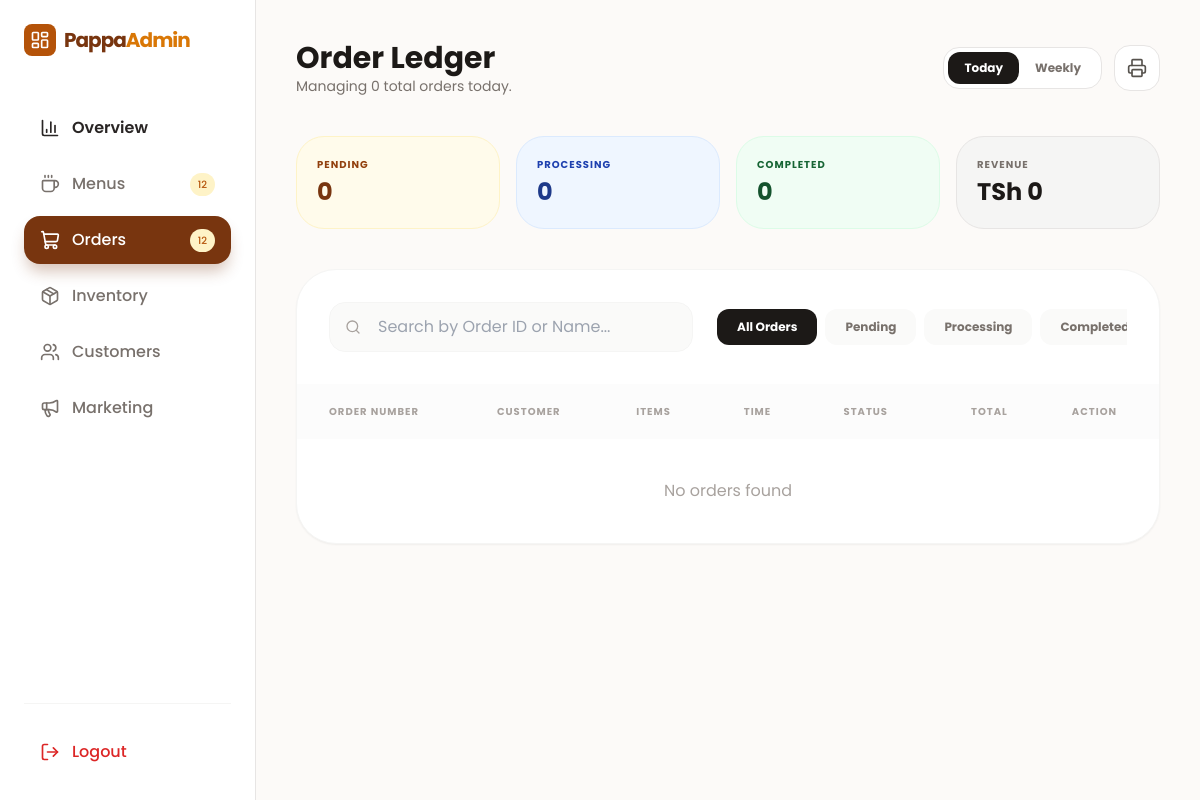
Page /order_manager/ (signed in) on the earlier database version.
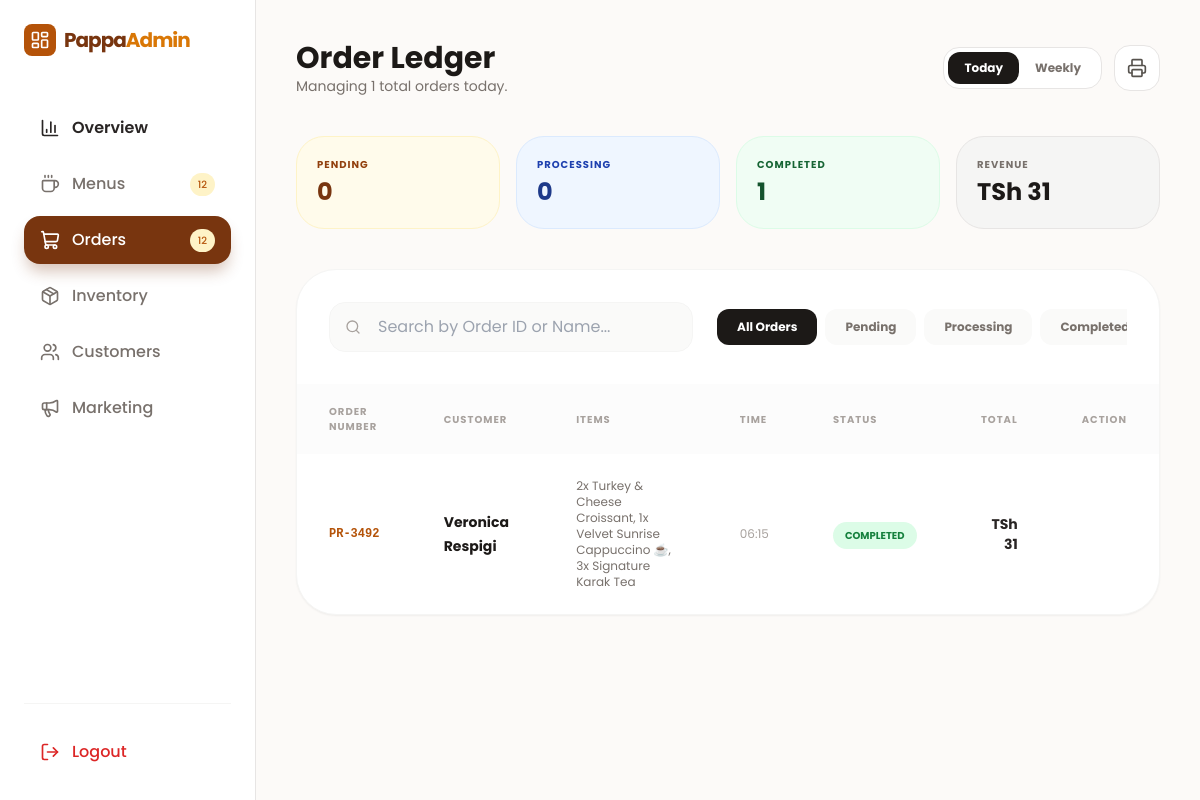
Same page on the later database version.
### orders/models.py (models this page shows, shortened)
class Order(models.Model):
    client = models.ForeignKey('users.ClientProfile', on_delete=models.CASCADE, related_name='orders')
    created_at = models.DateTimeField(auto_now_add=True)
    status = models.CharField(max_length=20, default='pending') #could be pending, completed, cancelled
    full_name = models.CharField(max_length=50)
    phone = models.CharField(max_length=20)
    street_address = models.CharField(max_length=255)
    city = models.CharField(max_length=100)
    postal_code = models.CharField(max_length=20)
    total_price = models.PositiveIntegerField("Total Price", default=0)
    order_number = models.CharField(
        max_length=10,
        unique=True,
        blank=True
    )
    STATUS_CHOICES = [
        ('pending', 'Pending'),
        ('processing', 'Processing'),
        ('completed', 'Completed'),
        ('cancelled', 'Cancelled'),
    ]

class OrderItem(models.Model):
    order = models.ForeignKey(Order, on_delete=models.CASCADE, related_name='items')
    menu = models.ForeignKey('menu.Menu', on_delete=models.CASCADE, related_name='items')
    quantity = models.PositiveIntegerField("Quantity", default=1)
    purchase_price = models.PositiveIntegerField("Purchase Price", default=0)

### menu/models.py (models this page shows)
class Menu(models.Model):
    category = models.ForeignKey('MenuCategory', on_delete=models.CASCADE, related_name='menus')
    name = models.CharField("Name", max_length=254, blank=False)
    price = models.IntegerField("Price", blank=False)
    image_url = models.CharField("Image URL", max_length=254, blank=False)
    description = models.CharField("Description", max_length=254, blank=False)

### orders/order_management_views/order_manager_view.py (the view)
# urls.py: path('order_manager/', order_manager_view.get_order_manager, name='order_manager'),
def get_order_manager(request):
    if not (request.user.is_authenticated and request.user.role == 'admin'):
        messages.error(request, "Unauthorized")
        return redirect('auth_admin')
    filter_status = request.GET.get('status')
    orders = Order.objects.all().order_by('-created_at')
    if filter_status and filter_status != "all":
        orders = orders.filter(status=filter_status)
    today = timezone.now().date()
    total_orders_today = Order.objects.filter(created_at__date=today).count()
    pending_count = Order.objects.filter(status='pending').count()
    processing_count = Order.objects.filter(status='processing').count()
    completed_count = Order.objects.filter(status='completed').count()
    revenue = Order.objects.aggregate(
        total=Sum('total_price')
    )['total'] or 0
    context = {
        'orders': orders,
        'pending_count': pending_count,
        'processing_count': processing_count,
        'completed_count': completed_count,
        'revenue': revenue,
        'total_orders_today': total_orders_today,
        'current_filter': filter_status or "all"
    }
    return render(request, 'order_manager.html', context)

### orders/templates/order_manager.html (shortened to what this page needs)
<!DOCTYPE html>
<html lang="en">
<head>
    <head>
        <script src="https://cdn.tailwindcss.com"></script>
    </head>
<body class="text-stone-800 antialiased">
    <aside class="fixed left-0 top-0 h-screen w-64 bg-white border-r border-stone-200 p-6 hidden lg:flex flex-col z-50">
        <div class="flex items-center gap-2 mb-12">
            <div class="w-8 h-8 bg-amber-700 rounded-lg flex items-center justify-center text-white">
                <i data-lucide="layout-dashboard" class="w-5 h-5"></i>
            </div>
            <span class="text-xl font-bold tracking-tighter text-amber-900">Pappa<span
                    class="text-amber-600">Admin</span></span>
        </div>
        <nav class="space-y-2 flex-grow">
            <a href="{% url 'admin_dashboard' %}"
                class="sidebar-link flex items-center gap-3 px-4 py-3 rounded-2xl font-semibold transition">
                <i data-lucide="bar-chart-3" class="w-5 h-5"></i> Overview
            </a>
            <a href="{% url 'menu_manager' %}"
                class="sidebar-link flex items-center gap-3 px-4 py-3 rounded-2xl font-medium text-stone-500 hover:bg-stone-50 transition">
                <i data-lucide="coffee" class="w-5 h-5"></i> Menus <span
                    class="ml-auto bg-amber-100 text-amber-700 text-[10px] px-2 py-1 rounded-full">12</span>
            </a>
            <a href="{% url 'order_manager' %}"
                class="sidebar-link active flex items-center gap-3 px-4 py-3 rounded-2xl font-medium text-stone-500 hover:bg-stone-50 transition">
                <i data-lucide="shopping-cart" class="w-5 h-5"></i> Orders <span
                    class="ml-auto bg-amber-100 text-amber-700 text-[10px] px-2 py-1 rounded-full">12</span>
            </a>
            <a href="#"
                class="sidebar-link flex items-center gap-3 px-4 py-3 rounded-2xl font-medium text-stone-500 hover:bg-stone-50 transition">
                <i data-lucide="package" class="w-5 h-5"></i> Inventory
            </a>
            <a href="#"
                class="sidebar-link flex items-center gap-3 px-4 py-3 rounded-2xl font-medium text-stone-500 hover:bg-stone-50 transition">
                <i data-lucide="users" class="w-5 h-5"></i> Customers
            </a>
            <a href="#"
                class="sidebar-link flex items-center gap-3 px-4 py-3 rounded-2xl font-medium text-stone-500 hover:bg-stone-50 transition">
                <i data-lucide="megaphone" class="w-5 h-5"></i> Marketing
            </a>
        </nav>
        <div class="pt-6 border-t border-stone-100">
            <button
                class="w-full flex items-center gap-3 px-4 py-3 rounded-2xl font-medium text-red-600 hover:bg-red-50 transition">
                <i data-lucide="log-out" class="w-5 h-5"></i> Logout
            </button>
        </div>
    </aside>
    <main class="lg:ml-64 p-6 md:p-10">
        <header class="flex flex-col md:flex-row md:items-center justify-between gap-6 mb-10">
            <div>
                <h1 class="text-3xl font-bold text-stone-900">Order Ledger</h1>
                <p class="text-stone-500 text-sm">Managing {{ orders.count }} total orders today.</p>
            </div>
            <div class="flex items-center gap-3">
                <div class="bg-white border border-stone-200 p-1 rounded-2xl flex">
                    <button class="px-4 py-2 bg-stone-900 text-white rounded-xl text-xs font-bold">Today</button>
                    <button
                        class="px-4 py-2 text-stone-500 text-xs font-bold hover:bg-stone-50 rounded-xl transition">Weekly</button>
                </div>
                <button class="p-3 bg-white border border-stone-200 rounded-2xl hover:bg-stone-50 transition">
                    <i data-lucide="printer" class="w-5 h-5 text-stone-600"></i>
                </button>
            </div>
        </header>
        <div class="grid grid-cols-2 md:grid-cols-4 gap-4 mb-10">
            <div class="bg-amber-50 border border-amber-100 p-5 rounded-[28px]">
                <p class="text-[10px] font-bold text-amber-800 uppercase tracking-widest mb-1">Pending</p>
                <h4 class="text-2xl font-bold text-amber-900">{{ pending_count }}</h4>
            </div>
            <div class="bg-blue-50 border border-blue-100 p-5 rounded-[28px]">
                <p class="text-[10px] font-bold text-blue-800 uppercase tracking-widest mb-1">Processing</p>
                <h4 class="text-2xl font-bold text-blue-900">{{ processing_count }}</h4>
            </div>
            <div class="bg-green-50 border border-green-100 p-5 rounded-[28px]">
                <p class="text-[10px] font-bold text-green-800 uppercase tracking-widest mb-1">Completed</p>
                <h4 class="text-2xl font-bold text-green-900">{{ completed_count }}</h4>
            </div>
            <div class="bg-stone-100 border border-stone-200 p-5 rounded-[28px]">
                <p class="text-[10px] font-bold text-stone-500 uppercase tracking-widest mb-1">Revenue</p>
                <h4 class="text-2xl font-bold text-stone-900">TSh {{ revenue }}</h4>
            </div>
        </div>
        <div class="bg-white rounded-[40px] border border-stone-100 shadow-sm overflow-hidden mb-8">
            <div class="p-6 md:p-8 flex flex-col md:flex-row md:items-center justify-between gap-6">
                <div class="relative w-full md:w-96">
                    <i data-lucide="search" class="absolute left-4 top-1/2 -translate-y-1/2 w-4 h-4 text-stone-400"></i>
                    <input type="text" placeholder="Search by Order ID or Name..."
                        class="w-full pl-12 pr-4 py-3 bg-stone-50 border border-stone-100 rounded-2xl focus:outline-none focus:border-amber-700 transition">
                </div>
                <div class="flex items-center gap-2 overflow-x-auto no-scrollbar pb-2 md:pb-0">
                    <a href="?status=all"
                        class="px-5 py-2.5 rounded-xl text-xs font-bold whitespace-nowrap
       {% if current_filter == 'all' %} bg-stone-900 text-white {% else %} bg-stone-50 text-stone-500 hover:bg-stone-100 {% endif %}">
                        All Orders
                    </a>
                    <a href="?status=pending"
                        class="px-5 py-2.5 rounded-xl text-xs font-bold whitespace-nowrap
       {% if current_filter == 'pending' %} bg-amber-600 text-white {% else %} bg-stone-50 text-stone-500 hover:bg-stone-100 {% endif %}">
                        Pending
                    </a>
                    <a href="?status=processing"
                        class="px-5 py-2.5 rounded-xl text-xs font-bold whitespace-nowrap
       {% if current_filter == 'processing' %} bg-blue-600 text-white {% else %} bg-stone-50 text-stone-500 hover:bg-stone-100 {% endif %}">
                        Processing
                    </a>
                    <a href="?status=completed"
                        class="px-5 py-2.5 rounded-xl text-xs font-bold whitespace-nowrap
       {% if current_filter == 'completed' %} bg-green-600 text-white {% else %} bg-stone-50 text-stone-500 hover:bg-stone-100 {% endif %}">
                        Completed
                    </a>
                </div>
            </div>
            <div class="overflow-x-auto">
                <table class="w-full text-left">
                    <thead class="bg-stone-50/50 text-stone-400 text-[10px] uppercase font-bold tracking-widest">
                        <tr>
                            <th class="px-8 py-5">Order Number</th>
                            <th class="px-8 py-5">Customer</th>
                            <th class="px-8 py-5">Items</th>
                            <th class="px-8 py-5">Time</th>
                            <th class="px-8 py-5">Status</th>
                            <th class="px-8 py-5 text-right">Total</th>
                            <th class="px-8 py-5">Action</th>
                        </tr>
                    </thead>
                    <tbody class="divide-y divide-stone-50">
                        {% for order in orders %}
                        <tr class="order-row transition">
                            <td class="px-8 py-6 font-mono text-xs font-bold text-amber-700">
                                {{ order.order_number }}
                            </td>
                            <td class="px-8 py-6">
                                <span class="font-bold text-sm text-stone-900">
                                    {{ order.full_name }}
                                </span>
                            </td>
                            <td class="px-8 py-6 text-xs text-stone-500">
                                {% for item in order.items.all %}
                                {{ item.quantity }}x {{ item.menu.name }}{% if not forloop.last %}, {% endif %}
                                {% endfor %}
                            </td>
                            <td class="px-8 py-6 text-xs text-stone-400">
                                {{ order.created_at|time:"H:i" }}
                            </td>
                            <td class="px-8 py-6">
                                {% if order.status == "pending" %}
<span class="bg-amber-100 text-amber-700 text-[10px] font-bold px-3 py-1.5 rounded-full">
    PENDING
</span>
{% elif order.status == "processing" %}
<span class="bg-blue-100 text-blue-700 text-[10px] font-bold px-3 py-1.5 rounded-full">
    PROCESSING
</span>
{% elif order.status == "completed" %}
<span class="bg-green-100 text-green-700 text-[10px] font-bold px-3 py-1.5 rounded-full">
    COMPLETED
</span>
{% endif %}
                            </td>
                            <td class="px-8 py-6 text-right font-bold text-sm">
                                TSh {{ order.total_price }}
                            </td>
                            <td class="px-8 py-6 text-right">
                            </td>
                        </tr>
                        {% empty %}
                        <tr>
                            <td colspan="7" class="text-center py-10 text-stone-400">
                                No orders found
                            </td>
                        </tr>
                        {% endfor %}
                    </tbody>
                </table>
            </div>
        </div>
    </main>
</body>
</html>
</head>
<body>
</body>
</html>

### orders/templates/order_manager.html (style rules this page uses)
body { font-family: 'Poppins', sans-serif; background-color: #fcfaf8; }
.sidebar-link.active { background: #78350f; color: white; box-shadow: 0 10px 15px -3px rgba(120, 53, 15, 0.3); }

Differences in the rows shown:
added Order: order_number "PR-3492", full_name "Veronica Respigi", created_at "06:15", status "COMPLETED", total_price "31"
added OrderItem: quantity "2", menu.name "Turkey & Cheese Croissant"
added OrderItem: quantity "1", menu.name "Velvet Sunrise Cappuccino ☕"
added OrderItem: quantity "3", menu.name "Signature Karak Tea"
Other differences:
{{ orders.count }}: "0" → "1"
{{ completed_count }}: "0" → "1"
{{ revenue }}: "0" → "31"
text no longer shown: "No orders found"
